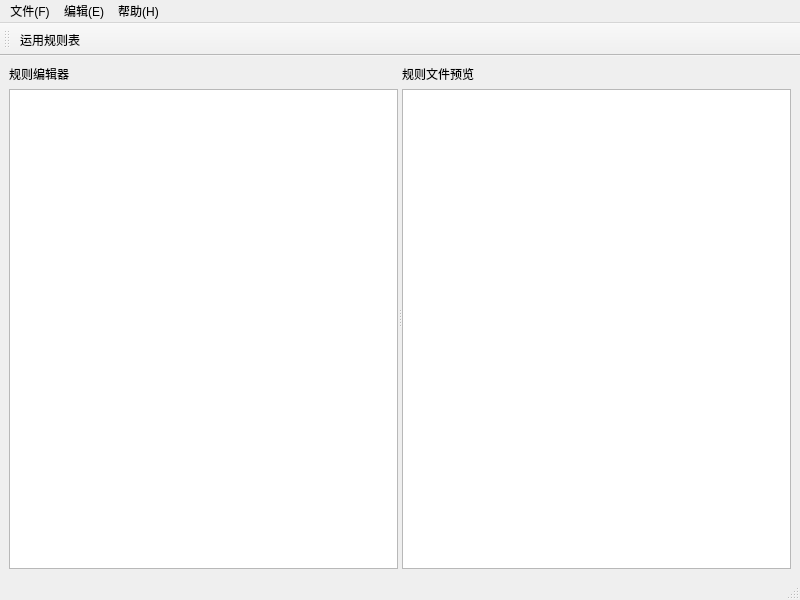
<?xml version="1.0" encoding="UTF-8"?>
<ui version="4.0">
 <class>RuleEditer</class>
 <widget class="QMainWindow" name="RuleEditer">
  <property name="geometry">
   <rect>
    <x>0</x>
    <y>0</y>
    <width>800</width>
    <height>600</height>
   </rect>
  </property>
  <property name="windowTitle">
   <string>规则编辑器</string>
  </property>
  <property name="windowIcon">
   <iconset resource="mysource.qrc">
    <normaloff>:/images/edit.png</normaloff>:/images/edit.png</iconset>
  </property>
  <widget class="QWidget" name="centralwidget">
   <layout class="QGridLayout" name="gridLayout_3">
    <item row="0" column="0">
     <widget class="QSplitter" name="splitter">
      <property name="orientation">
       <enum>Qt::Horizontal</enum>
      </property>
      <widget class="QWidget" name="layoutWidget">
       <layout class="QGridLayout" name="gridLayout">
        <item row="0" column="0">
         <widget class="QLabel" name="label">
          <property name="sizePolicy">
           <sizepolicy hsizetype="Fixed" vsizetype="Preferred">
            <horstretch>0</horstretch>
            <verstretch>0</verstretch>
           </sizepolicy>
          </property>
          <property name="text">
           <string>规则编辑器</string>
          </property>
          <property name="scaledContents">
           <bool>false</bool>
          </property>
         </widget>
        </item>
        <item row="1" column="0">
         <widget class="QTableView" name="tableView"/>
        </item>
       </layout>
      </widget>
      <widget class="QWidget" name="layoutWidget">
       <layout class="QGridLayout" name="gridLayout_2">
        <item row="0" column="0">
         <widget class="QLabel" name="label_2">
          <property name="sizePolicy">
           <sizepolicy hsizetype="Fixed" vsizetype="Preferred">
            <horstretch>0</horstretch>
            <verstretch>0</verstretch>
           </sizepolicy>
          </property>
          <property name="text">
           <string>规则文件预览</string>
          </property>
         </widget>
        </item>
        <item row="1" column="0">
         <widget class="QPlainTextEdit" name="plainTextEdit">
          <property name="readOnly">
           <bool>true</bool>
          </property>
         </widget>
        </item>
       </layout>
      </widget>
     </widget>
    </item>
   </layout>
  </widget>
  <widget class="QMenuBar" name="menubar">
   <property name="geometry">
    <rect>
     <x>0</x>
     <y>0</y>
     <width>800</width>
     <height>23</height>
    </rect>
   </property>
   <widget class="QMenu" name="menu">
    <property name="title">
     <string>文件(F)</string>
    </property>
    <addaction name="act_New"/>
    <addaction name="act_Open"/>
    <addaction name="act_Drop"/>
    <addaction name="act_Save"/>
    <addaction name="act_Saveto"/>
   </widget>
   <widget class="QMenu" name="menu_2">
    <property name="title">
     <string>编辑(E)</string>
    </property>
    <addaction name="act_Insert_Above"/>
    <addaction name="act_Insert_Under"/>
    <addaction name="act_Apend"/>
    <addaction name="act_Delete"/>
    <addaction name="act_Undo"/>
    <addaction name="act_trunc"/>
    <addaction name="separator"/>
   </widget>
   <widget class="QMenu" name="menu_H">
    <property name="title">
     <string>帮助(H)</string>
    </property>
    <addaction name="act_help"/>
   </widget>
   <addaction name="menu"/>
   <addaction name="menu_2"/>
   <addaction name="menu_H"/>
  </widget>
  <widget class="QStatusBar" name="statusbar"/>
  <widget class="QToolBar" name="toolBar">
   <property name="windowTitle">
    <string>toolBar</string>
   </property>
   <attribute name="toolBarArea">
    <enum>TopToolBarArea</enum>
   </attribute>
   <attribute name="toolBarBreak">
    <bool>false</bool>
   </attribute>
   <addaction name="act_Aplly"/>
  </widget>
  <action name="act_Save">
   <property name="icon">
    <iconset resource="mysource.qrc">
     <normaloff>:/images/save.png</normaloff>:/images/save.png</iconset>
   </property>
   <property name="text">
    <string>保存</string>
   </property>
   <property name="toolTip">
    <string>act_Save</string>
   </property>
   <property name="shortcut">
    <string>Ctrl+S</string>
   </property>
  </action>
  <action name="act_Saveto">
   <property name="icon">
    <iconset resource="mysource.qrc">
     <normaloff>:/images/saveto.png</normaloff>:/images/saveto.png</iconset>
   </property>
   <property name="text">
    <string>另存为</string>
   </property>
   <property name="toolTip">
    <string>act_Saveto</string>
   </property>
  </action>
  <action name="act_Insert_Above">
   <property name="enabled">
    <bool>true</bool>
   </property>
   <property name="icon">
    <iconset resource="mysource.qrc">
     <normaloff>:/images/insert_above.png</normaloff>:/images/insert_above.png</iconset>
   </property>
   <property name="text">
    <string>在上方插入一行</string>
   </property>
   <property name="toolTip">
    <string>act_Insert_Above</string>
   </property>
  </action>
  <action name="act_Apend">
   <property name="icon">
    <iconset resource="mysource.qrc">
     <normaloff>:/images/add.png</normaloff>:/images/add.png</iconset>
   </property>
   <property name="text">
    <string>添加一行</string>
   </property>
   <property name="toolTip">
    <string>act_Apend</string>
   </property>
   <property name="shortcut">
    <string>Ctrl+Alt+A</string>
   </property>
  </action>
  <action name="act_New">
   <property name="icon">
    <iconset resource="mysource.qrc">
     <normaloff>:/images/newfile.png</normaloff>:/images/newfile.png</iconset>
   </property>
   <property name="text">
    <string>新建规则表</string>
   </property>
   <property name="toolTip">
    <string>act_New</string>
   </property>
   <property name="shortcut">
    <string>Ctrl+N</string>
   </property>
  </action>
  <action name="act_Open">
   <property name="icon">
    <iconset resource="mysource.qrc">
     <normaloff>:/images/openfile.png</normaloff>:/images/openfile.png</iconset>
   </property>
   <property name="text">
    <string>打开规则表</string>
   </property>
   <property name="toolTip">
    <string>act_Open</string>
   </property>
   <property name="shortcut">
    <string>Ctrl+O</string>
   </property>
  </action>
  <action name="act_Delete">
   <property name="icon">
    <iconset resource="mysource.qrc">
     <normaloff>:/images/delete.png</normaloff>:/images/delete.png</iconset>
   </property>
   <property name="text">
    <string>删除行</string>
   </property>
   <property name="toolTip">
    <string>act_Delete</string>
   </property>
   <property name="shortcut">
    <string>Del</string>
   </property>
  </action>
  <action name="act_Undo">
   <property name="icon">
    <iconset resource="mysource.qrc">
     <normaloff>:/images/undo.png</normaloff>:/images/undo.png</iconset>
   </property>
   <property name="text">
    <string>撤销</string>
   </property>
   <property name="toolTip">
    <string>act_Undo</string>
   </property>
   <property name="shortcut">
    <string>Ctrl+Z</string>
   </property>
  </action>
  <action name="act_trunc">
   <property name="icon">
    <iconset resource="mysource.qrc">
     <normaloff>:/images/empty.png</normaloff>:/images/empty.png</iconset>
   </property>
   <property name="text">
    <string>清空</string>
   </property>
   <property name="toolTip">
    <string>act_trunc</string>
   </property>
  </action>
  <action name="act_Drop">
   <property name="icon">
    <iconset resource="mysource.qrc">
     <normaloff>:/images/deletefile.png</normaloff>:/images/deletefile.png</iconset>
   </property>
   <property name="text">
    <string>删除规则表</string>
   </property>
   <property name="toolTip">
    <string>act_Drop</string>
   </property>
  </action>
  <action name="act_Aplly">
   <property name="icon">
    <iconset resource="mysource.qrc">
     <normaloff>:/images/finish.png</normaloff>:/images/finish.png</iconset>
   </property>
   <property name="text">
    <string>运用规则表</string>
   </property>
   <property name="toolTip">
    <string>运用规则表</string>
   </property>
  </action>
  <action name="act_Insert_Under">
   <property name="enabled">
    <bool>true</bool>
   </property>
   <property name="icon">
    <iconset resource="mysource.qrc">
     <normaloff>:/images/insert_below.png</normaloff>:/images/insert_below.png</iconset>
   </property>
   <property name="text">
    <string>在下方插入一行</string>
   </property>
   <property name="toolTip">
    <string>act_Insert_Under</string>
   </property>
  </action>
  <action name="act_help">
   <property name="icon">
    <iconset resource="mysource.qrc">
     <normaloff>:/images/help.png</normaloff>:/images/help.png</iconset>
   </property>
   <property name="text">
    <string>关于规则编辑器</string>
   </property>
   <property name="toolTip">
    <string>act_help</string>
   </property>
  </action>
 </widget>
 <resources>
  <include location="mysource.qrc"/>
 </resources>
 <connections/>
</ui>
